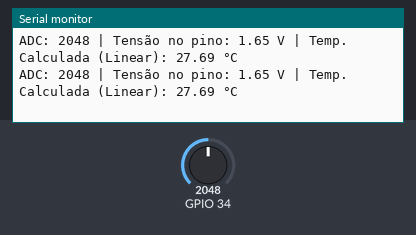
The sketch below on a simulated ESP32. On the bench: the last lines printed to the serial monitor. The inputs (shaded band) are chosen by the test bench; at power-on: GPIO 34 = 2048.

Above: at 2.8 s.
2.9 s: GPIO 34 set to 4025
At 5.1 s:
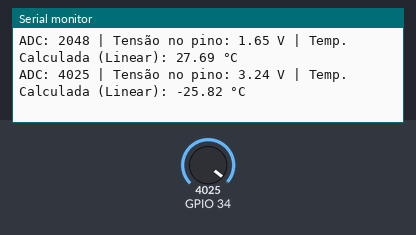
5.6 s: GPIO 34 set to 4095
At 6.6 s:
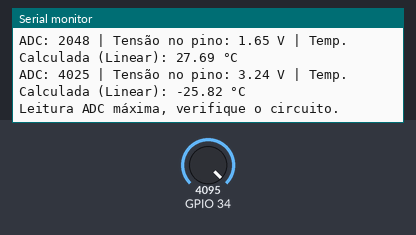

The sketch:

sketch.ino
```cpp
#include <math.h>
/*
##################################################################################
                    CALIBRAÇÃO SENSOR NTC USANDO ESP32
                  UEMA - UNIVERSIDADE ESTADUAL DO MARANHÃO
                      DISCIPLINA - SISTEMAS EMBARCADOS
                  ALUNO - SILAS HENRIQUE DE MATOS CERQUEIRA

##################################################################################

*/
/*
void setup() {
  Serial.begin(115200);
  pinMode(34, INPUT);
}

void loop() {
  int valorADC = analogRead(34);

  float tensao = (valorADC / 4095.0) * 3.3;

  Serial.print("Valor ADC -> ");
  Serial.print(valorADC);
  Serial.print(" | Tensão -> ");
  Serial.print(tensao, 2);
  Serial.println(" V");

  delay(2000);
}
*/
const float M = -33.5827;
const float B = 83.1106;

void setup() {
  Serial.begin(115200);
  pinMode(34, INPUT);
}

void loop() {
  int valorADC = analogRead(34);

  if (valorADC >= 4095) {
    Serial.println("Leitura ADC máxima, verifique o circuito.");
    delay(2000);
    return;
  }

  float tensao_adc = (valorADC / 4095.0) * 3.3;
  float temp_c = M * tensao_adc + B;

  Serial.print("ADC: ");
  Serial.print(valorADC);
  Serial.print(" | Tensão no pino: ");
  Serial.print(tensao_adc, 2);
  Serial.print(" V");
  Serial.print(" | Temp. Calculada (Linear): ");
  Serial.print(temp_c, 2);
  Serial.println(" °C");

  delay(2000);
}
```

Measured:
- the behaviour switches between 4094 and 4095 on GPIO 34 (found by bisection; images 1 and 2)
- after the input at 2.9 s, the serial monitor: prints a new line after 1.1 s (image 1)
- after the input at 5.6 s, the serial monitor: prints a new line after 0.40 s (image 2)
